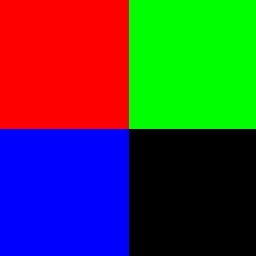
#> input picture part2/01-gradient/images/color.jpg, 256 x 256 px
$ python 02.py
#> lines starting #> are read from the running program, lines starting #| are printed output that depends on the picture
# повернуть рисунок

from PIL import Image

# img = Image.open("./images/color.jpg")
# img = img.rotate(45)
# img.show()

with Image.open("./images/color.jpg") as img:
    # img.rotate(180).show()

#> img is the input picture: PIL image 256x256 RGB; mean R, G, B 64.5, 63.8, 63.8
    new_img = img.rotate(222)
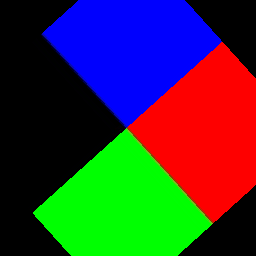
#> new_img: PIL image 256x256 RGB; mean R, G, B 53.7, 52.9, 52.9

img.show()
new_img.show()
